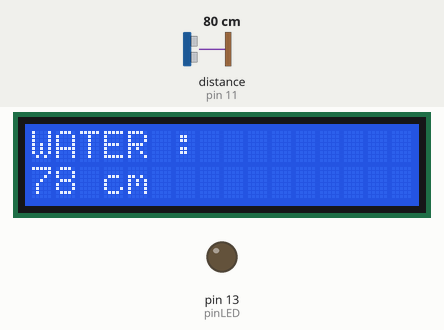
Bench run of a sketch on a simulated Arduino Uno, built with avr-gcc and run on an emulated ATmega328P. Shown: 16×2 character LCD, output pins drawn as LEDs (lit = HIGH). Wiring (inferred from the names in the program): ultrasonic range finder: trigger pin 10; echo pin 11. Inputs (shaded band) come from the test bench; at power-on: distance to the obstacle (sensor on pin 11) 80 cm. The echo pulse lasts 58.3 µs per cm; pins used as bus, display or sensor lines are not drawn; what the sketch prints to the serial monitor is not drawn.

Above: at 1.7 s.
1.8 s: distance to the obstacle (sensor on pin 11) set to 2 cm
At 2.6 s:
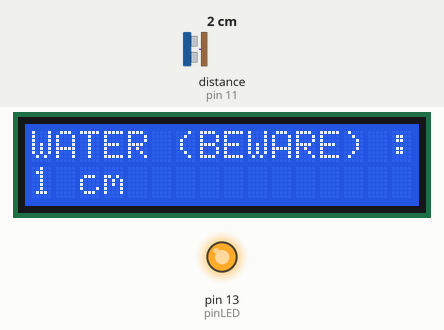
4.8 s: distance to the obstacle (sensor on pin 11) set to 18 cm
At 6.2 s:
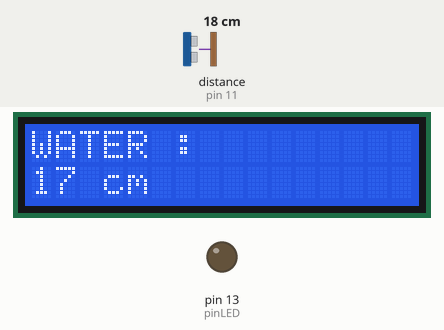
7.8 s: distance to the obstacle (sensor on pin 11) set to 12 cm
At 8.4 s:
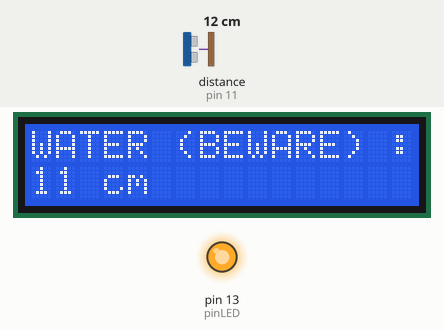
10.8 s: distance to the obstacle (sensor on pin 11) set to 4 cm
At 11.7 s:
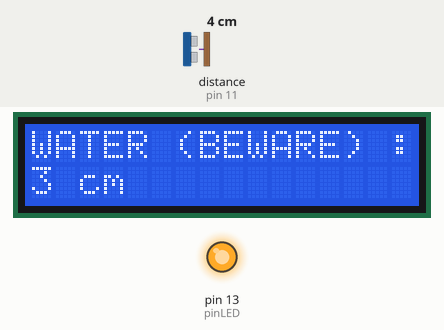
13.8 s: distance to the obstacle (sensor on pin 11) set to 60 cm
At 14.1 s:
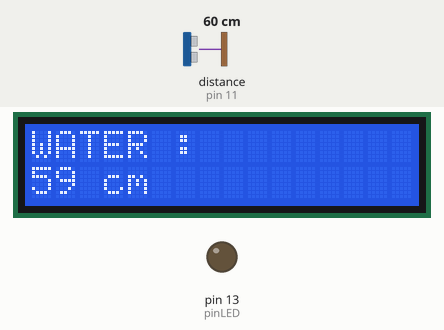
Timing chart, 0 to 16.8 s (numbered marks = the images above; inputs shaded):
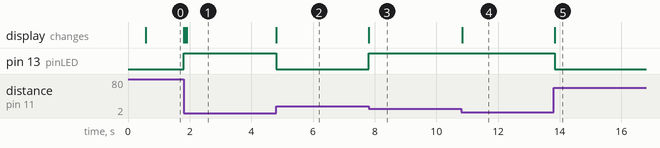

Measured:
- after the input at 1.8 s, pin 13 (pinLED): LOW → HIGH at once; the display: changes at once (image 1)
- after the input at 4.8 s, pin 13 (pinLED): HIGH → LOW at once; the display: changes at once (image 2)
- after the input at 7.8 s, pin 13 (pinLED): LOW → HIGH at once; the display: changes at once (image 3)
- after the input at 10.8 s, the display: changes at once (image 4)
- after the input at 13.8 s, pin 13 (pinLED): HIGH → LOW at once; the display: changes at once (image 5)

The sketch:

arduino_with_lcd_display.ino
```cpp
#include <LiquidCrystal.h>

//#define BLYNK_PRINT Serial            // defenisikan Blynk Serial
//#include <ESP8266_Lib.h>              // menyertakan Library ESP8266 kedalam program
//#include <BlynkSimpleShieldEsp8266.h> // menyertakan Library Blynk kedalam program
//
//char auth[] = "2pqrVNOrS7s87thzBuJGyKrmxwms5oBE";
//
//// Your WiFi credentials.
//// Set password to "" for open networks.
//char ssid[] = "Max1";
//char pass[] = "nikomax149108";
//
//
//#include <SoftwareSerial.h> // menyertakan Library SoftSer kedalam program#include <SoftwareSerial.h>
//SoftwareSerial MySerial(0, 1); //Pick a more meaningful name!
//
//#define ESP8266_BAUD 9600 //set baudrate ESP8266 default 115200 atau 9600 silahkan ganti dengan yang sesuai
//
//ESP8266 wifi(&MySerial);

#define pinEcho 11
#define pinTrigger 10
#define pinLED 13
#define CommandSerial 9600

LiquidCrystal lcd(12, 9, 5, 4, 3, 2);


int river_height_limit = 15; // in cm


void setup() {
//  //setup wifi
//  Serial.begin(9600); // program komunikasi atau setup untuk serial monitor dan kecepatan komunikasi (baudrate)
//  delay(10); // jeda 10ms
//
//  MySerial.begin(ESP8266_BAUD); // program komunikasi ESP8266 setup kecepatan komunikasi (baudrate)
//  delay(10); // jeda 10ms
//
//  Blynk.begin(auth, wifi, ssid, pass); // program komunikasi blynk menggunakan wifi
  lcd.begin(16, 2);

  delay(500);
  lcd.clear();
  declare();
}

void declare(){
    //register pinLED as OUTPUT
  pinMode(pinLED, OUTPUT);

  //register pinTrigger as OUTPUT
  pinMode(pinTrigger, OUTPUT);

  //register pinEcho as INPUT
  pinMode(pinEcho, INPUT);

  //declare Serial 9600 as output
  Serial.begin(CommandSerial);
}

// the loop function runs over and over again forever
void loop() {
//  Blynk.run(); //menjalankan program blynk
  int distance = calculate_water();
  check_water(distance);

}

void check_water(int distance){
  lcd.clear();
  if(distance < river_height_limit){

    Serial.println(String("Beware! River Height is ") + distance + String(" cm"));
    lcd.setCursor(0,0);
    lcd.print("WATER (BEWARE) :");
    lcd.setCursor(0, 1);
    lcd.print(distance + String(" cm"));
    digitalWrite(pinLED, HIGH);   // turn the LED on (HIGH is the voltage level)

  } else {
                        // wait for a second
    digitalWrite(pinLED, LOW);    // turn the LED off by making the voltage LOW
    lcd.setCursor(0,0);
    lcd.print("WATER :");
    lcd.setCursor(0, 1);
    lcd.print(distance + String(" cm"));
  }
}

int calculate_water(){
  int duration, distance;
    digitalWrite(pinTrigger, LOW);
  delayMicroseconds(2);
  digitalWrite(pinTrigger, HIGH);
  delayMicroseconds(10);
  digitalWrite(pinTrigger, LOW);

  duration = pulseIn(pinEcho, HIGH);

  distance = duration* 0.034 /2;

  return distance;
}
```
